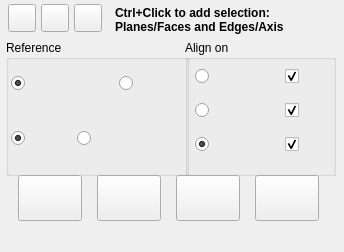
<?xml version="1.0" encoding="UTF-8"?>
<ui version="4.0">
 <class>DockWidget</class>
 <widget class="QDockWidget" name="DockWidget">
  <property name="geometry">
   <rect>
    <x>0</x>
    <y>0</y>
    <width>344</width>
    <height>252</height>
   </rect>
  </property>
  <property name="windowIcon">
   <iconset>
    <normaloff>Center-Align.png</normaloff>Center-Align.png</iconset>
  </property>
  <property name="toolTip">
   <string notr="true">Align tool:
Ctrl+Click to add selection</string>
  </property>
  <property name="layoutDirection">
   <enum>Qt::LeftToRight</enum>
  </property>
  <property name="floating">
   <bool>true</bool>
  </property>
  <property name="features">
   <set>QDockWidget::DockWidgetFloatable|QDockWidget::DockWidgetMovable</set>
  </property>
  <property name="allowedAreas">
   <set>Qt::LeftDockWidgetArea|Qt::RightDockWidgetArea</set>
  </property>
  <property name="windowTitle">
   <string extracomment="kicad StepUp 3D tools">Align tool</string>
  </property>
  <widget class="QWidget" name="dockWidgetContents">
   <widget class="QWidget" name="horizontalLayoutWidget">
    <property name="geometry">
     <rect>
      <x>5</x>
      <y>0</y>
      <width>100</width>
      <height>36</height>
     </rect>
    </property>
    <layout class="QHBoxLayout" name="horizontalLayout_2">
     <property name="spacing">
      <number>2</number>
     </property>
     <item>
      <widget class="QPushButton" name="dock_float">
       <property name="maximumSize">
        <size>
         <width>28</width>
         <height>28</height>
        </size>
       </property>
       <property name="toolTip">
        <string>expand</string>
       </property>
       <property name="text">
        <string notr="true"/>
       </property>
       <property name="icon">
        <iconset>
         <normaloff>un_dock.png</normaloff>un_dock.png</iconset>
       </property>
       <property name="iconSize">
        <size>
         <width>16</width>
         <height>16</height>
        </size>
       </property>
      </widget>
     </item>
     <item>
      <widget class="QPushButton" name="dock_minimize">
       <property name="maximumSize">
        <size>
         <width>28</width>
         <height>28</height>
        </size>
       </property>
       <property name="toolTip">
        <string>minimize</string>
       </property>
       <property name="text">
        <string notr="true"/>
       </property>
       <property name="icon">
        <iconset>
         <normaloff>minimize.png</normaloff>minimize.png</iconset>
       </property>
       <property name="iconSize">
        <size>
         <width>24</width>
         <height>24</height>
        </size>
       </property>
      </widget>
     </item>
     <item>
      <widget class="QPushButton" name="close">
       <property name="maximumSize">
        <size>
         <width>28</width>
         <height>28</height>
        </size>
       </property>
       <property name="toolTip">
        <string>close</string>
       </property>
       <property name="text">
        <string notr="true"/>
       </property>
       <property name="icon">
        <iconset>
         <normaloff>closeW.png</normaloff>closeW.png</iconset>
       </property>
       <property name="iconSize">
        <size>
         <width>24</width>
         <height>24</height>
        </size>
       </property>
      </widget>
     </item>
    </layout>
   </widget>
   <widget class="QGroupBox" name="ReferenceGroup">
    <property name="geometry">
     <rect>
      <x>6</x>
      <y>40</y>
      <width>183</width>
      <height>136</height>
     </rect>
    </property>
    <property name="title">
     <string>Reference</string>
    </property>
    <widget class="QWidget" name="gridLayoutWidget_8">
     <property name="geometry">
      <rect>
       <x>5</x>
       <y>25</y>
       <width>172</width>
       <height>36</height>
      </rect>
     </property>
     <layout class="QGridLayout" name="gridLayout_10">
      <property name="spacing">
       <number>2</number>
      </property>
      <item row="0" column="2">
       <widget class="QRadioButton" name="rbMass">
        <property name="minimumSize">
         <size>
          <width>64</width>
          <height>32</height>
         </size>
        </property>
        <property name="toolTip">
         <string notr="true">Center of
Mass</string>
        </property>
        <property name="text">
         <string notr="true"/>
        </property>
        <property name="icon">
         <iconset>
          <normaloff>Mass.png</normaloff>Mass.png</iconset>
        </property>
        <property name="iconSize">
         <size>
          <width>26</width>
          <height>26</height>
         </size>
        </property>
       </widget>
      </item>
      <item row="0" column="0">
       <widget class="QRadioButton" name="rbBBox">
        <property name="minimumSize">
         <size>
          <width>64</width>
          <height>32</height>
         </size>
        </property>
        <property name="toolTip">
         <string notr="true">Center of
Boundig Box</string>
        </property>
        <property name="text">
         <string notr="true"/>
        </property>
        <property name="icon">
         <iconset>
          <normaloff>Bbox.png</normaloff>Bbox.png</iconset>
        </property>
        <property name="iconSize">
         <size>
          <width>26</width>
          <height>26</height>
         </size>
        </property>
        <property name="checked">
         <bool>true</bool>
        </property>
       </widget>
      </item>
      <item row="0" column="1">
       <spacer name="horizontalSpacer_6">
        <property name="orientation">
         <enum>Qt::Horizontal</enum>
        </property>
        <property name="sizeHint" stdset="0">
         <size>
          <width>40</width>
          <height>20</height>
         </size>
        </property>
       </spacer>
      </item>
     </layout>
    </widget>
    <widget class="QWidget" name="gridLayoutWidget_13">
     <property name="geometry">
      <rect>
       <x>5</x>
       <y>80</y>
       <width>172</width>
       <height>36</height>
      </rect>
     </property>
     <layout class="QGridLayout" name="gridLayout_15">
      <property name="spacing">
       <number>2</number>
      </property>
      <item row="0" column="0">
       <widget class="QRadioButton" name="rbNormal">
        <property name="minimumSize">
         <size>
          <width>64</width>
          <height>32</height>
         </size>
        </property>
        <property name="toolTip">
         <string notr="true">Alignment Normal</string>
        </property>
        <property name="text">
         <string notr="true"/>
        </property>
        <property name="icon">
         <iconset>
          <normaloff>Normal-Up.png</normaloff>Normal-Up.png</iconset>
        </property>
        <property name="iconSize">
         <size>
          <width>26</width>
          <height>26</height>
         </size>
        </property>
        <property name="checked">
         <bool>true</bool>
        </property>
       </widget>
      </item>
      <item row="0" column="1">
       <widget class="QRadioButton" name="rbNormal_Inv">
        <property name="minimumSize">
         <size>
          <width>64</width>
          <height>32</height>
         </size>
        </property>
        <property name="toolTip">
         <string notr="true">Alignment Normal
Inverted</string>
        </property>
        <property name="text">
         <string notr="true"/>
        </property>
        <property name="icon">
         <iconset>
          <normaloff>Normal-Down.png</normaloff>Normal-Down.png</iconset>
        </property>
        <property name="iconSize">
         <size>
          <width>26</width>
          <height>26</height>
         </size>
        </property>
        <property name="checked">
         <bool>false</bool>
        </property>
       </widget>
      </item>
      <item row="0" column="2">
       <spacer name="horizontalSpacer_7">
        <property name="orientation">
         <enum>Qt::Horizontal</enum>
        </property>
        <property name="sizeHint" stdset="0">
         <size>
          <width>40</width>
          <height>20</height>
         </size>
        </property>
       </spacer>
      </item>
     </layout>
    </widget>
   </widget>
   <widget class="QGroupBox" name="AlignGroup">
    <property name="geometry">
     <rect>
      <x>185</x>
      <y>40</y>
      <width>151</width>
      <height>136</height>
     </rect>
    </property>
    <property name="title">
     <string>Align on</string>
    </property>
    <widget class="QWidget" name="gridLayoutWidget_10">
     <property name="geometry">
      <rect>
       <x>10</x>
       <y>20</y>
       <width>137</width>
       <height>102</height>
      </rect>
     </property>
     <layout class="QGridLayout" name="gridLayout_12">
      <property name="spacing">
       <number>2</number>
      </property>
      <item row="0" column="2">
       <widget class="QCheckBox" name="cbX">
        <property name="minimumSize">
         <size>
          <width>47</width>
          <height>32</height>
         </size>
        </property>
        <property name="maximumSize">
         <size>
          <width>64</width>
          <height>128</height>
         </size>
        </property>
        <property name="toolTip">
         <string notr="true">center on X</string>
        </property>
        <property name="text">
         <string notr="true"/>
        </property>
        <property name="icon">
         <iconset>
          <normaloff>Xaxis.png</normaloff>Xaxis.png</iconset>
        </property>
        <property name="iconSize">
         <size>
          <width>16</width>
          <height>16</height>
         </size>
        </property>
        <property name="checked">
         <bool>true</bool>
        </property>
       </widget>
      </item>
      <item row="0" column="0">
       <widget class="QRadioButton" name="rbCenters">
        <property name="minimumSize">
         <size>
          <width>64</width>
          <height>32</height>
         </size>
        </property>
        <property name="toolTip">
         <string notr="true">Align Centers</string>
        </property>
        <property name="text">
         <string notr="true"/>
        </property>
        <property name="icon">
         <iconset>
          <normaloff>Centers.png</normaloff>Centers.png</iconset>
        </property>
        <property name="iconSize">
         <size>
          <width>26</width>
          <height>26</height>
         </size>
        </property>
        <property name="checked">
         <bool>false</bool>
        </property>
       </widget>
      </item>
      <item row="0" column="1">
       <spacer name="horizontalSpacer_8">
        <property name="orientation">
         <enum>Qt::Horizontal</enum>
        </property>
        <property name="sizeHint" stdset="0">
         <size>
          <width>40</width>
          <height>20</height>
         </size>
        </property>
       </spacer>
      </item>
      <item row="1" column="0">
       <widget class="QRadioButton" name="rbPlanes">
        <property name="minimumSize">
         <size>
          <width>64</width>
          <height>32</height>
         </size>
        </property>
        <property name="toolTip">
         <string notr="true">Align Planes</string>
        </property>
        <property name="text">
         <string notr="true"/>
        </property>
        <property name="icon">
         <iconset>
          <normaloff>Planes.png</normaloff>Planes.png</iconset>
        </property>
        <property name="iconSize">
         <size>
          <width>26</width>
          <height>26</height>
         </size>
        </property>
        <property name="checked">
         <bool>false</bool>
        </property>
       </widget>
      </item>
      <item row="2" column="0">
       <widget class="QRadioButton" name="rbPlanesCenters">
        <property name="minimumSize">
         <size>
          <width>64</width>
          <height>32</height>
         </size>
        </property>
        <property name="toolTip">
         <string notr="true">Align Centers &amp; Planes</string>
        </property>
        <property name="text">
         <string notr="true"/>
        </property>
        <property name="icon">
         <iconset>
          <normaloff>Planes-Centers.png</normaloff>Planes-Centers.png</iconset>
        </property>
        <property name="iconSize">
         <size>
          <width>26</width>
          <height>26</height>
         </size>
        </property>
        <property name="checked">
         <bool>true</bool>
        </property>
       </widget>
      </item>
      <item row="1" column="2">
       <widget class="QCheckBox" name="cbY">
        <property name="minimumSize">
         <size>
          <width>47</width>
          <height>32</height>
         </size>
        </property>
        <property name="maximumSize">
         <size>
          <width>64</width>
          <height>128</height>
         </size>
        </property>
        <property name="toolTip">
         <string notr="true">center on Y</string>
        </property>
        <property name="text">
         <string notr="true"/>
        </property>
        <property name="icon">
         <iconset>
          <normaloff>Yaxis.png</normaloff>Yaxis.png</iconset>
        </property>
        <property name="iconSize">
         <size>
          <width>16</width>
          <height>16</height>
         </size>
        </property>
        <property name="checked">
         <bool>true</bool>
        </property>
       </widget>
      </item>
      <item row="2" column="2">
       <widget class="QCheckBox" name="cbZ">
        <property name="minimumSize">
         <size>
          <width>47</width>
          <height>32</height>
         </size>
        </property>
        <property name="maximumSize">
         <size>
          <width>64</width>
          <height>128</height>
         </size>
        </property>
        <property name="toolTip">
         <string notr="true">center on Z</string>
        </property>
        <property name="text">
         <string notr="true"/>
        </property>
        <property name="icon">
         <iconset>
          <normaloff>Zaxis.png</normaloff>Zaxis.png</iconset>
        </property>
        <property name="iconSize">
         <size>
          <width>16</width>
          <height>16</height>
         </size>
        </property>
        <property name="checked">
         <bool>true</bool>
        </property>
       </widget>
      </item>
      <item row="1" column="1">
       <spacer name="horizontalSpacer_9">
        <property name="orientation">
         <enum>Qt::Horizontal</enum>
        </property>
        <property name="sizeHint" stdset="0">
         <size>
          <width>40</width>
          <height>20</height>
         </size>
        </property>
       </spacer>
      </item>
      <item row="2" column="1">
       <spacer name="horizontalSpacer_10">
        <property name="orientation">
         <enum>Qt::Horizontal</enum>
        </property>
        <property name="sizeHint" stdset="0">
         <size>
          <width>40</width>
          <height>20</height>
         </size>
        </property>
       </spacer>
      </item>
     </layout>
    </widget>
   </widget>
   <widget class="QLabel" name="Label_Align_Gui">
    <property name="geometry">
     <rect>
      <x>115</x>
      <y>0</y>
      <width>231</width>
      <height>41</height>
     </rect>
    </property>
    <property name="toolTip">
     <string notr="true">Ctrl+Click to select
Faces/Planes or Edges/Axis
First selection is the Reference</string>
    </property>
    <property name="text">
     <string>&lt;b&gt;Ctrl+Click to add selection:&lt;br&gt;Planes/Faces and Edges/Axis&lt;/b&gt;</string>
    </property>
   </widget>
   <widget class="QWidget" name="gridLayoutWidget_6">
    <property name="geometry">
     <rect>
      <x>5</x>
      <y>175</y>
      <width>328</width>
      <height>46</height>
     </rect>
    </property>
    <layout class="QGridLayout" name="gridLayout_13">
     <property name="spacing">
      <number>2</number>
     </property>
     <item row="0" column="4">
      <widget class="QPushButton" name="Help_Align">
       <property name="minimumSize">
        <size>
         <width>60</width>
         <height>36</height>
        </size>
       </property>
       <property name="maximumSize">
        <size>
         <width>64</width>
         <height>64</height>
        </size>
       </property>
       <property name="toolTip">
        <string>Help tips</string>
       </property>
       <property name="text">
        <string/>
       </property>
       <property name="icon">
        <iconset>
         <normaloff>help.png</normaloff>help.png</iconset>
       </property>
       <property name="iconSize">
        <size>
         <width>24</width>
         <height>24</height>
        </size>
       </property>
       <property name="checkable">
        <bool>false</bool>
       </property>
       <property name="checked">
        <bool>false</bool>
       </property>
      </widget>
     </item>
     <item row="0" column="2">
      <widget class="QPushButton" name="Move">
       <property name="minimumSize">
        <size>
         <width>60</width>
         <height>36</height>
        </size>
       </property>
       <property name="maximumSize">
        <size>
         <width>64</width>
         <height>64</height>
        </size>
       </property>
       <property name="toolTip">
        <string>Move selected</string>
       </property>
       <property name="text">
        <string/>
       </property>
       <property name="icon">
        <iconset>
         <normaloff>Move.png</normaloff>Move.png</iconset>
       </property>
       <property name="iconSize">
        <size>
         <width>24</width>
         <height>24</height>
        </size>
       </property>
       <property name="checkable">
        <bool>false</bool>
       </property>
       <property name="checked">
        <bool>false</bool>
       </property>
      </widget>
     </item>
     <item row="0" column="0">
      <widget class="QPushButton" name="Align">
       <property name="minimumSize">
        <size>
         <width>60</width>
         <height>36</height>
        </size>
       </property>
       <property name="maximumSize">
        <size>
         <width>64</width>
         <height>64</height>
        </size>
       </property>
       <property name="toolTip">
        <string>Align objects
First object is the Reference</string>
       </property>
       <property name="text">
        <string/>
       </property>
       <property name="icon">
        <iconset>
         <normaloff>Center-Align.png</normaloff>Center-Align.png</iconset>
       </property>
       <property name="iconSize">
        <size>
         <width>28</width>
         <height>28</height>
        </size>
       </property>
       <property name="checkable">
        <bool>false</bool>
       </property>
       <property name="checked">
        <bool>false</bool>
       </property>
      </widget>
     </item>
     <item row="0" column="3">
      <widget class="QPushButton" name="Undo_Align">
       <property name="minimumSize">
        <size>
         <width>60</width>
         <height>36</height>
        </size>
       </property>
       <property name="maximumSize">
        <size>
         <width>64</width>
         <height>64</height>
        </size>
       </property>
       <property name="toolTip">
        <string>Undo last Alignment</string>
       </property>
       <property name="text">
        <string/>
       </property>
       <property name="icon">
        <iconset>
         <normaloff>Undo.png</normaloff>Undo.png</iconset>
       </property>
       <property name="iconSize">
        <size>
         <width>24</width>
         <height>24</height>
        </size>
       </property>
       <property name="checkable">
        <bool>false</bool>
       </property>
       <property name="checked">
        <bool>false</bool>
       </property>
      </widget>
     </item>
    </layout>
   </widget>
  </widget>
 </widget>
 <resources/>
 <connections/>
</ui>
